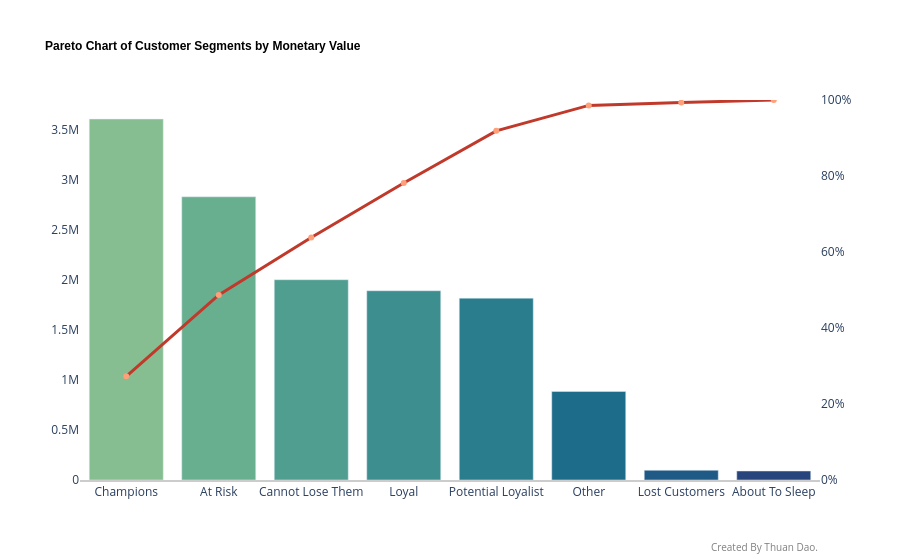

Source (notebook cell):
### Code cell
fig = go.Figure()

fig.add_trace(
    go.Bar (
        x = data_rfm_summary["Segment"].astype(str),
        y = data_rfm_summary["total_monetary"].round(2),
        name = "Total Monetary",
        # text="$" + data_rfm_summary["total_monetary"].round(2).astype(str),
        # textposition="auto",
        marker_color=color_gradient(n_colors=len(data_rfm_summary), tone="crest"),
        hovertemplate="<b>%{x}</b><br>Total Monetary: $%{y: ,.2f}<extra></extra>" 
    )
)

fig.add_trace(
    go.Scatter (
        x = data_rfm_summary["Segment"].astype(str),
        y = data_rfm_summary["Cumulative_%"],
        name = "Cumulative %",
        mode="lines+markers+text",
        yaxis = "y2",
        # text=data_rfm_summary["Cumulative_%"].round(2).astype(str) + "%",
        marker_color = "rgb(255,160,122)",
        # textposition="top center",
        line=dict(color="rgb(192, 57, 43)", width=3),
        hovertemplate="<b>%{x}</b><br>Cumulative: %{y:.1f}%<extra></extra>"
    )
)

fig.update_layout(
    title = dict(text="<b>Pareto Chart of Customer Segments by Monetary Value<b>",
                 font=dict(size=12, family="Arial", color="black")),
    plot_bgcolor = "white",
    yaxis = dict(side = "left", showgrid = False, zeroline = True, showline = False, showticklabels = True),
    yaxis2 = dict(side = "right", overlaying = "y", showgrid = False, zeroline = False, showline = False, showticklabels = True, ticksuffix="%", range=[0, 100]),
    xaxis = dict(showline = True, linecolor = "rgb(204, 204, 204)", linewidth = 2),
    annotations=[dict(text="Created By Thuan Dao.", xref="paper", yref="paper", x=1, y=-.45, 
    showarrow=False, font=dict(size=10, color="gray", family="Arial"))],
    showlegend=False
)

fig.add_annotation(text="Created By Thuan Dao.", xref="paper", yref="paper", x=1, y=-.2, showarrow=False, font=dict(size=10, color="gray"))
fig.show()

### Figure 1 — Plotly figure (JSON) as saved in the notebook; plotly's stock layout.template omitted (floating-point values rounded to 4 significant figures)
{"data": [{"hovertemplate": "<b>%{x}</b><br>Total Monetary: $%{y: ,.2f}<extra></extra>", "marker": {"color": ["#86be91", "#68af90", "#509e90", "#3d8e8e", "#2a7d8c", "#1d6c8a", "#1f5985", "#27457c"]}, "name": "Total Monetary", "type": "bar", "x": ["Champions", "At Risk", "Cannot Lose Them", "Loyal", "Potential Loyalist", "Other", "Lost Customers", "About To Sleep"], "y": [3608000.0, 2830000.0, 2002000.0, 1891000.0, 1818000.0, 884900.0, 97270.0, 90080.0]}, {"hovertemplate": "<b>%{x}</b><br>Cumulative: %{y:.1f}%<extra></extra>", "line": {"color": "rgb(192, 57, 43)", "width": 3}, "marker": {"color": "rgb(255,160,122)"}, "mode": "lines+markers+text", "name": "Cumulative %", "type": "scatter", "x": ["Champions", "At Risk", "Cannot Lose Them", "Loyal", "Potential Loyalist", "Other", "Lost Customers", "About To Sleep"], "y": [27.29, 48.7, 63.84, 78.14, 91.89, 98.58, 99.32, 100.0], "yaxis": "y2"}], "layout": {"annotations": [{"font": {"color": "gray", "family": "Arial", "size": 10}, "showarrow": false, "text": "Created By Thuan Dao.", "x": 1, "xref": "paper", "y": -0.45, "yref": "paper"}, {"font": {"color": "gray", "size": 10}, "showarrow": false, "text": "Created By Thuan Dao.", "x": 1, "xref": "paper", "y": -0.2, "yref": "paper"}], "plot_bgcolor": "white", "showlegend": false, "title": {"font": {"color": "black", "family": "Arial", "size": 12}, "text": "<b>Pareto Chart of Customer Segments by Monetary Value<b>"}, "xaxis": {"linecolor": "rgb(204, 204, 204)", "linewidth": 2, "showline": true}, "yaxis": {"showgrid": false, "showline": false, "showticklabels": true, "side": "left", "zeroline": true}, "yaxis2": {"overlaying": "y", "range": [0, 100], "showgrid": false, "showline": false, "showticklabels": true, "side": "right", "ticksuffix": "%", "zeroline": false}}}
